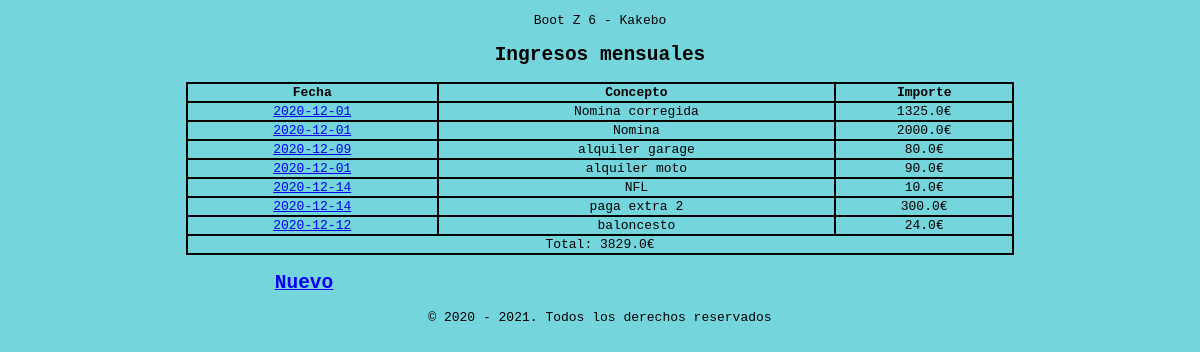
Before: / with the older database file.
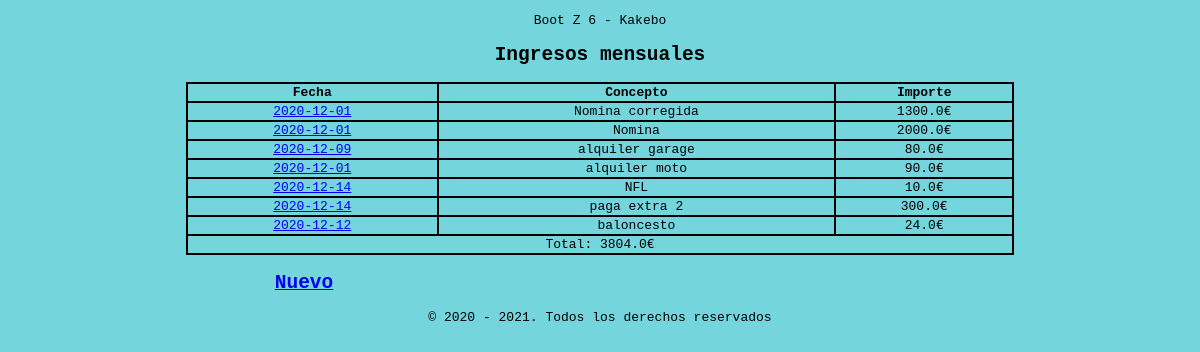
After: the same page with the newer database file.
### tables this page shows
CREATE TABLE "movements" (
	"ID"	INTEGER PRIMARY KEY AUTOINCREMENT,
	"concepto"	TEXT NOT NULL,
	"fecha"	TEXT NOT NULL,
	"cantidad"	REAL NOT NULL
);

### movements/views.py (the view)
@app.route('/')
def lista_ingresos ():
   ingresos = consulta ('SELECT fecha, concepto, cantidad, id FROM movements;')
   suma = 0
   for ingreso in ingresos:
      print (ingreso)
      suma += float(ingreso['cantidad'])
   return render_template ('movement_list.html', datos=ingresos, total = suma,)

### movements/views.py (called while the page is built)
def consulta (query, params=()):
   conn = sqlite3.connect(DBfile)
   c = conn.cursor()
   c.execute (query, params)
   conn.commit()
   filas = c.fetchall()
   print (filas)
   conn.close()
   if len(filas) == 0:
      return filas
   columnNames = []
   for columnName in c.description:
      columnNames.append(columnName[0])
   listaDeDiccionarios = []
   for fila in filas:
      d= {}
      for ix, columnName in enumerate(columnNames):
         d[columnName] = fila [ix]
      listaDeDiccionarios.append (d)
   return listaDeDiccionarios

### movements/templates/movement_list.html (shortened to what this page needs)
{% extends 'base.html' %}
{% block content %}
    <h1>Ingresos mensuales</h1>
    {% if datos|length > 0 %}
        <table>
            <tr>
                <th>Fecha</th>
                <th>Concepto</th>
                <th>Importe</th>
            </tr>
        {% for registro in datos %}
            <tr>
                <td><a href="modifica/{{ registro ['ID'] }}">{{ registro['fecha'] }}</a></td>
                <td>{{ registro['concepto'] }}</td>
                <td>{{ registro['cantidad'] }}€</td>
            </tr>
        {% endfor %}
            <tr>
                <td colspan='3'>Total: {{ total }}€</td>
            </tr>
        </table>
    {% else %}
        <p>No hay movimientos</p>
    {% endif %}
    <h2><a href="creaalta">Nuevo</a></h2>
    {% endblock %}

Changed rows visible on the page:
changed movements "Nomina corregida": cantidad "1325.0" → "1300.0"
Other visible differences:
{{ total }}: "3829.0" → "3804.0"
